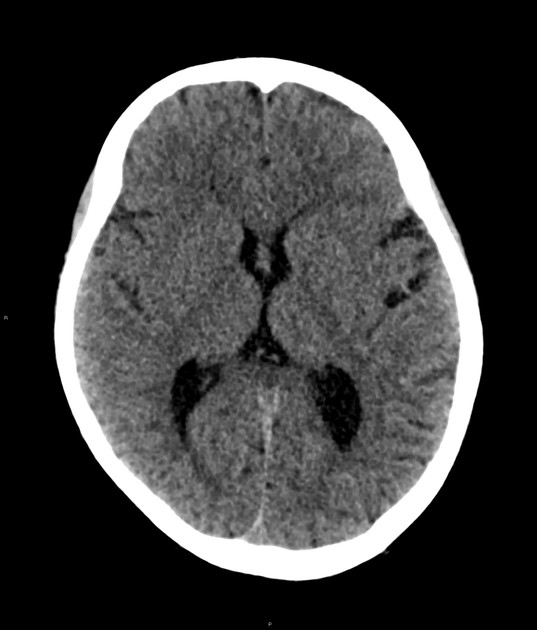
#> input picture MIAP_HW1_402200191/Answers/Q6/brain_ct.jpeg, 537 x 630 px
$ jupyter execute Q6.ipynb
#> lines starting #> are read from the running program, lines starting #| are printed output that depends on the picture; after the words box and inside, x2 and y2 are one past the last pixel; in counts of white or black regions, pixels touching at a corner belong together
[cell 1]
import cv2 as cv
import numpy as np
from matplotlib import pyplot as plt

[cell 2]
BrainCT_Image = cv.imread('brain_ct.jpeg', 0)
#> BrainCT_Image is the input picture: shape (630, 537); min 0, max 255, mean 61.8
threshold_value = 80
thresholded_image = np.where(BrainCT_Image > threshold_value, 255, 0).astype(np.uint8)
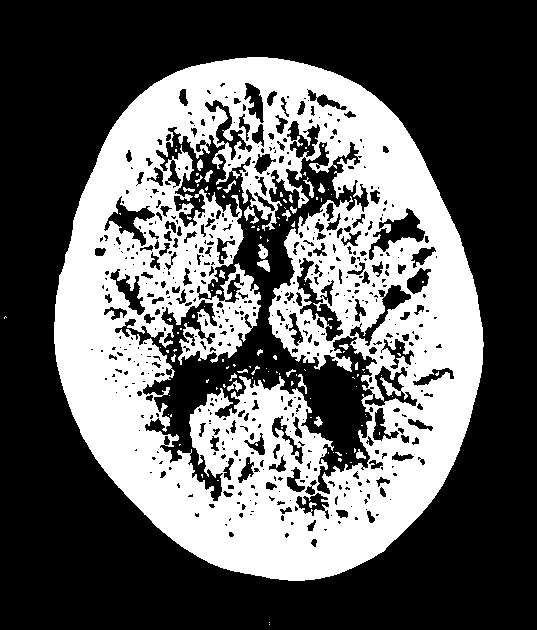
#> thresholded_image: shape (630, 537); 37.4% white; 130 white regions (101 under 20 px), largest, box (x1, y1, x2, y2) and area: (54, 57, 484, 581) 124979, (244, 206, 259, 224) 111, (258, 244, 268, 259) 98

kernel = np.ones((50,50), np.uint8)
kernel_2=np.ones((10,10), np.uint8)
dilated_image = cv.dilate(thresholded_image, kernel, iterations=1)
#> dilated_image: shape (630, 537); 66.7% white; 2 black regions, box (x1, y1, x2, y2) and area: (0, 0, 537, 630) 84244, (0, 344, 245, 630) 28292
dilated_eroded_image = cv.erode(dilated_image, kernel_2, iterations = 7)
#> dilated_eroded_image: shape (630, 537); 47.5% white; 1 white region, box (x1, y1, x2, y2) and area: (65, 68, 480, 578) 160716
plt.figure(figsize=(10,10))
plt.subplot(1,2,1)
plt.imshow(BrainCT_Image,cmap='gray')
plt.title("Original Image")
plt.subplot(1,2,2)
plt.imshow(dilated_eroded_image, cmap='gray')
plt.title("Masked Image")
plt.show()
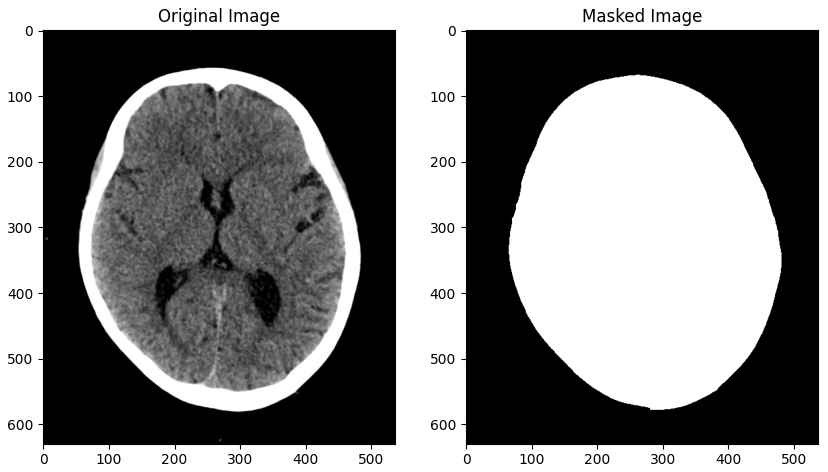
#> figure drawn by matplotlib, 2 panels

[cell 3]
Noisy_Image=BrainCT_Image+np.random.normal(loc=0, scale=10, size=BrainCT_Image.shape)
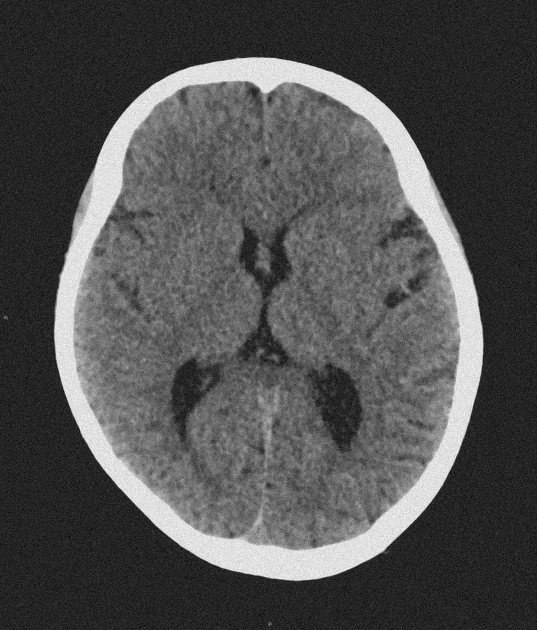
#> Noisy_Image: shape (630, 537) float64; min -48.52, max 295, mean 61.8; drawn with min black and max white
threshold_value = 80
thresholded_image = np.where(Noisy_Image > threshold_value, 255, 0).astype(np.uint8)
#> thresholded_image: shape (630, 537); 37.1% white; 526 white regions (508 under 20 px), largest, box (x1, y1, x2, y2) and area: (54, 57, 484, 581) 123480, (257, 242, 270, 260) 103, (256, 260, 270, 272) 92

kernel = np.ones((50,50), np.uint8)
kernel_2=np.ones((10,10), np.uint8)
dilated_image = cv.dilate(thresholded_image, kernel, iterations=1)
#> dilated_image: shape (630, 537); 66.8% white; 2 black regions, box (x1, y1, x2, y2) and area: (0, 0, 537, 630) 84195, (0, 344, 245, 630) 28292
dilated_eroded_image = cv.erode(dilated_image, kernel_2, iterations = 7)
plt.figure(figsize=(10,10))
plt.subplot(1,2,1)
plt.imshow(Noisy_Image,cmap='gray')
plt.title("Noisy Image")
plt.subplot(1,2,2)
plt.imshow(dilated_eroded_image, cmap='gray')
plt.title("Masked Image")
plt.show()

[cell 4]
Noisy_Image=BrainCT_Image+np.random.normal(loc=0, scale=20, size=BrainCT_Image.shape)
threshold_value = 80
thresholded_image = np.where(Noisy_Image > threshold_value, 255, 0).astype(np.uint8)
#> thresholded_image: shape (630, 537); 35.8% white; 763 white regions (748 under 20 px), largest, box (x1, y1, x2, y2) and area: (54, 57, 484, 581) 119045, (256, 243, 270, 273) 177, (221, 179, 236, 195) 65

kernel = np.ones((50,50), np.uint8)
kernel_2=np.ones((10,10), np.uint8)
dilated_image = cv.dilate(thresholded_image, kernel, iterations=1)
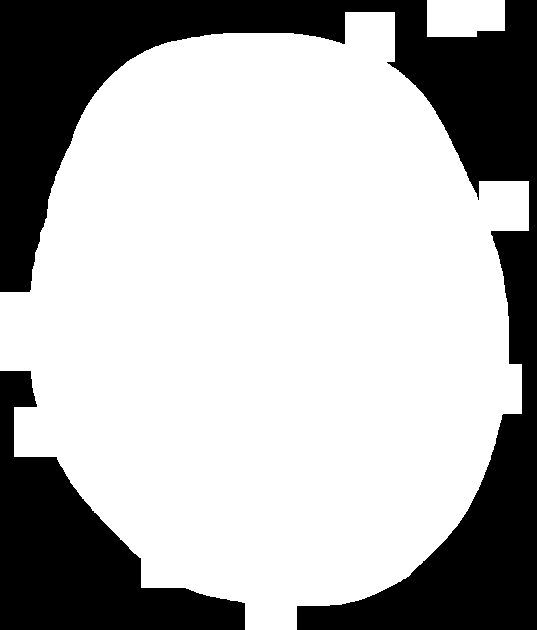
#> dilated_image: shape (630, 537); 70% white; 2 black regions, box (x1, y1, x2, y2) and area: (0, 0, 537, 630) 76291, (0, 371, 245, 630) 25274
dilated_eroded_image = cv.erode(dilated_image, kernel_2, iterations = 7)
#> dilated_eroded_image: shape (630, 537); 48.3% white; 2 white regions, box (x1, y1, x2, y2) and area: (0, 68, 481, 578) 163470, (462, 0, 477, 3) 45
plt.figure(figsize=(10,10))
plt.subplot(1,2,1)
plt.imshow(Noisy_Image,cmap='gray')
plt.title("Noisy Image")
plt.subplot(1,2,2)
plt.imshow(dilated_eroded_image, cmap='gray')
plt.title("Masked Image")
plt.show()

[cell 5]
Noisy_Image=BrainCT_Image+np.random.normal(loc=0, scale=30, size=BrainCT_Image.shape)
threshold_value = 80
thresholded_image = np.where(Noisy_Image > threshold_value, 255, 0).astype(np.uint8)
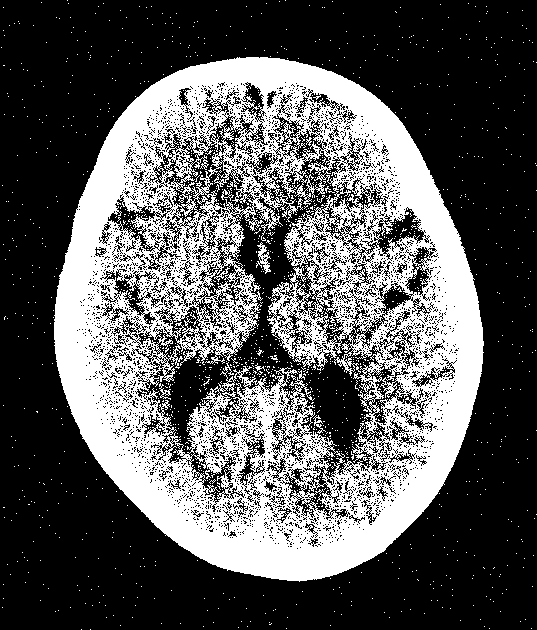
#> thresholded_image: shape (630, 537); 34.9% white; 1450 white regions (1440 under 20 px), largest, box (x1, y1, x2, y2) and area: (54, 57, 484, 582) 115161, (256, 242, 271, 274) 192, (313, 415, 326, 434) 70

kernel = np.ones((50,50), np.uint8)
kernel_2=np.ones((10,10), np.uint8)
dilated_image = cv.dilate(thresholded_image, kernel, iterations=1)
#> dilated_image: shape (630, 537); 100% white; black in thin lines or dots, all inside (x1, y1, x2, y2) = (28, 0, 371, 630)
dilated_eroded_image = cv.erode(dilated_image, kernel_2, iterations = 7)
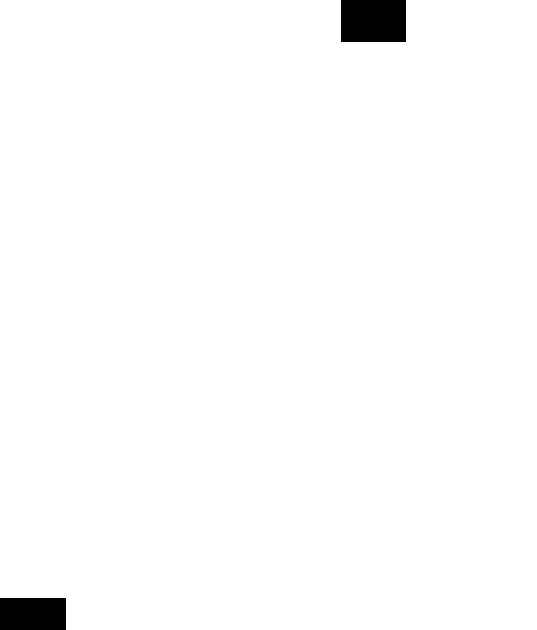
#> dilated_eroded_image: shape (630, 537); 98.6% white; 2 black regions, box (x1, y1, x2, y2) and area: (341, 0, 406, 42) 2730, (0, 598, 66, 630) 2112
plt.figure(figsize=(10,10))
plt.subplot(1,2,1)
plt.imshow(Noisy_Image,cmap='gray')
plt.title("Noisy Image")
plt.subplot(1,2,2)
plt.imshow(dilated_eroded_image, cmap='gray')
plt.title("Masked Image")
plt.show()

[cell 6]
Noisy_Image=BrainCT_Image+np.random.normal(loc=0, scale=30, size=BrainCT_Image.shape)
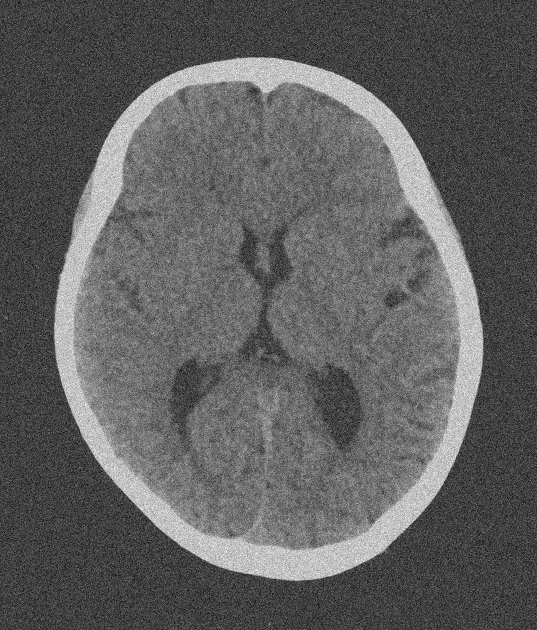
#> Noisy_Image: shape (630, 537) float64; min -125.9, max 371.3, mean 61.8; drawn with min black and max white
threshold_value = 80
thresholded_image = np.where(Noisy_Image > threshold_value, 255, 0).astype(np.uint8)
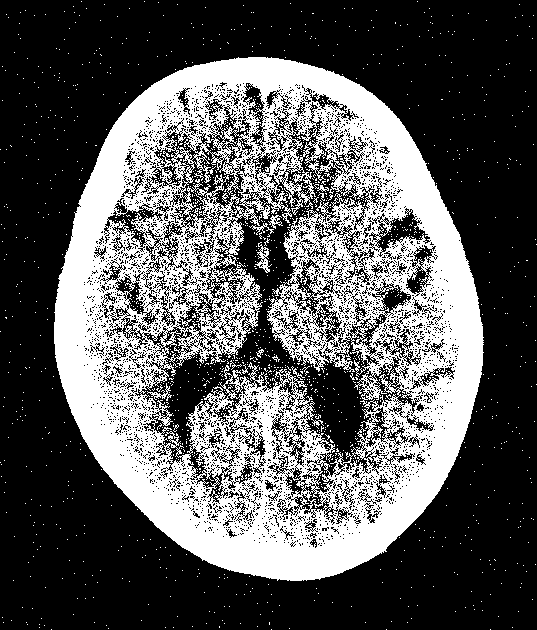
#> thresholded_image: shape (630, 537); 34.9% white; 1433 white regions (1420 under 20 px), largest, box (x1, y1, x2, y2) and area: (54, 57, 484, 581) 115317, (255, 242, 272, 273) 181, (147, 383, 172, 401) 111

kernel = np.ones((20,20), np.uint8)
kernel_2=np.ones((10,10), np.uint8)
dilated_image = cv.dilate(thresholded_image, kernel, iterations=1)
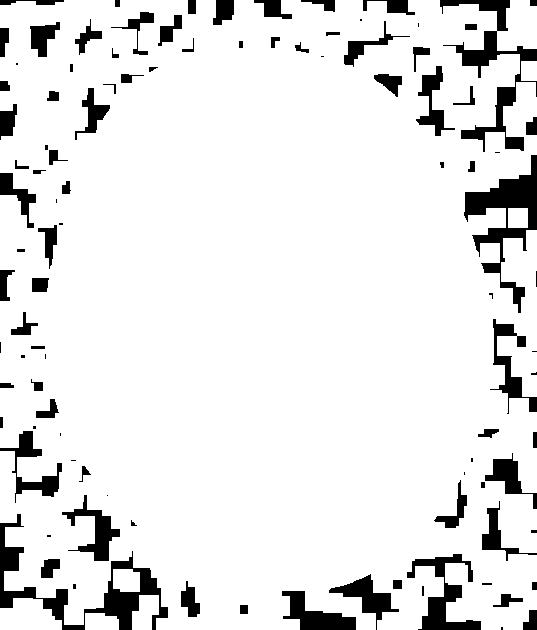
#> dilated_image: shape (630, 537); 90.4% white; 102 black regions (26 under 20 px), largest, box (x1, y1, x2, y2) and area: (0, 514, 168, 630) 3873, (464, 155, 537, 313) 3485, (440, 0, 537, 152) 3109
dilated_eroded_image = cv.erode(dilated_image, kernel_2, iterations = 7)
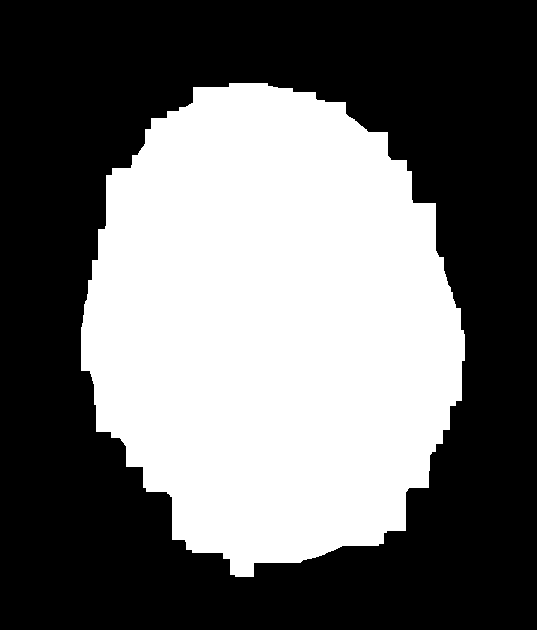
#> dilated_eroded_image: shape (630, 537); 42.1% white; 1 white region, box (x1, y1, x2, y2) and area: (81, 83, 465, 577) 142325
plt.figure(figsize=(10,10))
plt.subplot(1,2,1)
plt.imshow(Noisy_Image,cmap='gray')
plt.title("Noisy Image")
plt.subplot(1,2,2)
plt.imshow(dilated_eroded_image, cmap='gray')
plt.title("Masked Image")
plt.show()
